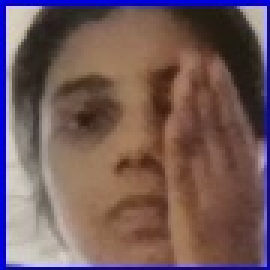
#> input picture ImagesUnknown/Image1019.jpg, 90 x 90 px, given in place of video, which was not available (shown 3 times larger)
$ python training.py
#> lines starting #> are read from the running program, lines starting #| are printed output that depends on the picture; pictures that were not available may be replaced by others from this repository, and a replacement may not be noted
import csv
import time
import tkinter as tk
from tkinter import Message, Text, messagebox
import cv2
import os
import shutil
import csv
import numpy as np
from PIL import Image, ImageTk
import pandas as pd

import cv2
class face_training:
    def add_face(self):
        def getImagesAndLabels(path):
            imagePaths = [os.path.join(path, f) for f in os.listdir(path)]
            faces = []
            Ids = []
            for imagePath in imagePaths:
                pilImage = Image.open(imagePath).convert('L')
                imageNp = np.array(pilImage, 'uint8')
                Id = int(os.path.split(imagePath)[-1].split(".")[1])
                faces.append(imageNp)
                Ids.append(Id)
            return faces, Ids
        Id =1# tk_master.id
        name ='arun'# main.tk_master.user
        cam = cv2.VideoCapture('http://192.168.1.12:8080/video')
        harcascadePath = "data\haarcascades\haarcascade_frontalface_default.xml"
        detector = cv2.CascadeClassifier(harcascadePath)
        sampleNum = 0
        while (True):
            ret, img = cam.read()
#> img is the input picture: shape (90, 90, 3); mean B, G, R 90.3, 90.2, 114.7
            gray = cv2.cvtColor(img, cv2.COLOR_BGR2GRAY)
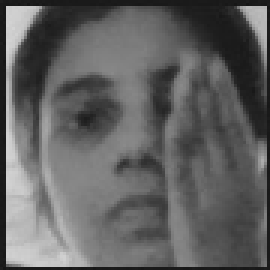
#> gray: shape (90, 90) (shown 3 times larger); min 21, max 211, mean 97.5
            faces = detector.detectMultiScale(gray, 1.3, 5)
#> faces = ()
            for (x, y, w, h) in faces:
                cv2.rectangle(img, (x, y), (x + w, y + h), (255, 0, 0), 2)
                sampleNum = sampleNum + 1
                cv2.imwrite("TrainingImage\ " + name + "." + str(Id) + '.' + str(sampleNum) + ".jpg", gray[y:y + h, x:x + w])
                cv2.imshow('frame', img)
#> this loop made 0 passes
#> after the loop, sampleNum = 0
            if cv2.waitKey(100) & 0xFF == ord('q'):
#> (key q is pressed here)
                break
            elif sampleNum > 60:
                break
        cam.release()
        cv2.destroyAllWindows()
#> (the run stopped early here; a loop or call above may not have finished)

$ run again, on ImagesUnknown/Image1020.jpg
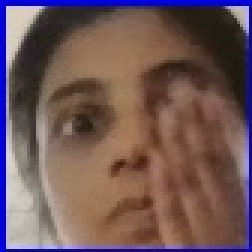
#> input picture ImagesUnknown/Image1020.jpg, 84 x 84 px, given in place of video, which was not available (shown 3 times larger)
#> in add_face, img is the input picture: shape (84, 84, 3); mean B, G, R 88.3, 87.4, 111.7
#> in add_face, `gray = cv2.cvtColor(img, cv2.COLOR_BGR2GRAY)`:
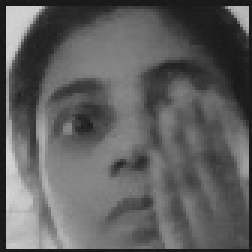
#> gray: shape (84, 84) (shown 3 times larger); min 21, max 214, mean 94.7
#> faces = ()
#> after the loop in add_face, `for (x, y, w, h) in faces:`: sampleNum = 0

$ run again, on ImagesUnknown/Image1021.jpg
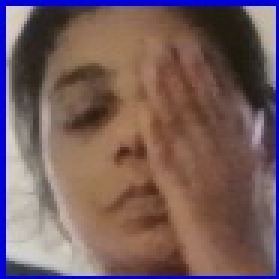
#> input picture ImagesUnknown/Image1021.jpg, 93 x 93 px, given in place of video, which was not available (shown 3 times larger)
#> in add_face, img is the input picture: shape (93, 93, 3); mean B, G, R 93.6, 93.2, 118
#> in add_face, `gray = cv2.cvtColor(img, cv2.COLOR_BGR2GRAY)`:
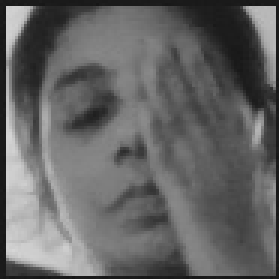
#> gray: shape (93, 93) (shown 3 times larger); min 22, max 214, mean 100.7
#> faces = ()
#> after the loop in add_face, `for (x, y, w, h) in faces:`: sampleNum = 0

$ run again, on ImagesUnknown/Image1028.jpg
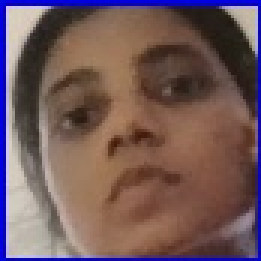
#> input picture ImagesUnknown/Image1028.jpg, 87 x 87 px, given in place of video, which was not available (shown 3 times larger)
#> in add_face, img is the input picture: shape (87, 87, 3); mean B, G, R 90.8, 89.3, 114.3
#> in add_face, `gray = cv2.cvtColor(img, cv2.COLOR_BGR2GRAY)`:
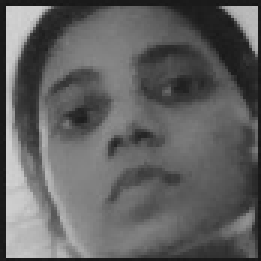
#> gray: shape (87, 87) (shown 3 times larger); min 22, max 210, mean 96.9
#> faces = ()
#> after the loop in add_face, `for (x, y, w, h) in faces:`: sampleNum = 0
